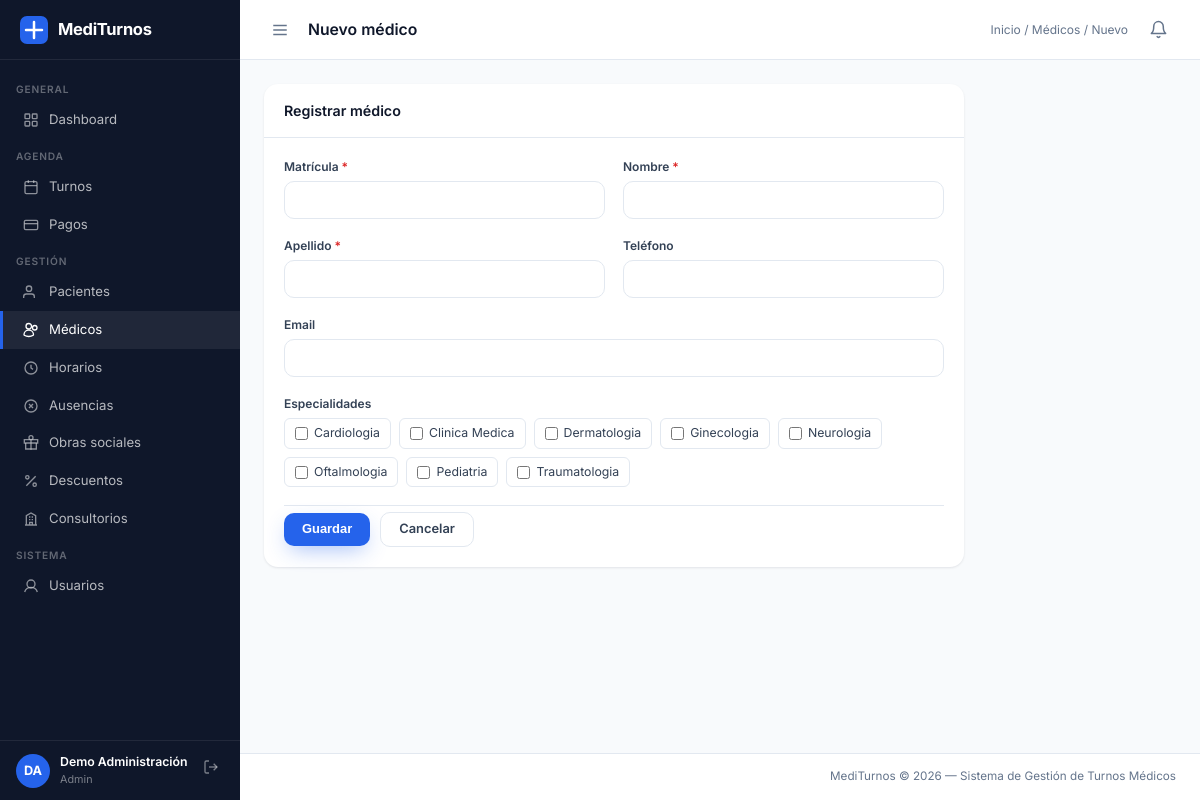
Screenshot of /sistema/controladores/ControladorMedico.php?accion=nuevo (signed in) with the database file from the repository.
### tables this page shows
CREATE TABLE `especialidad` (
  `id_especialidad` int(11) NOT NULL AUTO_INCREMENT,
  `nombre` varchar(100) NOT NULL,
  `duracion_turno_min` int(11) DEFAULT NULL,
  `precio_consulta` decimal(10,2) NOT NULL DEFAULT 5000.00,
  PRIMARY KEY (`id_especialidad`)
);

### sistema/modelos/Medico.php (called while the page is built, shortened)
<?php
class Medico
{
    private PDO $pdo;
    public function __construct(PDO $pdo)
    {
        $this->pdo = $pdo;
    }
    public function obtenerEspecialidades(): array
    {
        return $this->pdo->query(
            "SELECT id_especialidad, nombre FROM especialidad ORDER BY nombre"
        )->fetchAll();
    }
}

### sistema/vistas/medicos/nuevo.php (the view, shortened to what this page needs)
<?php
$breadcrumb   = '<a href="' . BASE_URL . 'dashboard.php">Inicio</a> / <a href="' . BASE_URL . 'sistema/controladores/ControladorMedico.php?accion=index">Médicos</a> / Nuevo';
require __DIR__ . '/../layouts/navbar.php';
?>
<div class="panel panel-sm">
    <div class="panel-header"><span class="panel-titulo">Registrar médico</span></div>
    <div class="panel-body">
        <form method="POST" action="<?= BASE_URL ?>sistema/controladores/ControladorMedico.php?accion=guardar" novalidate>
            <div class="form-grid mb-18">
                <div class="form-group">
                    <label>Matrícula <span class="req">*</span></label>
                    <input type="number" name="matricula" class="form-control" required
                        value="<?= htmlspecialchars($_POST['matricula'] ?? '') ?>">
                </div>
                <div class="form-group">
                    <label>Nombre <span class="req">*</span></label>
                    <input type="text" name="nombre" class="form-control" required maxlength="80"
                        value="<?= htmlspecialchars($_POST['nombre'] ?? '') ?>">
                </div>
                <div class="form-group">
                    <label>Apellido <span class="req">*</span></label>
                    <input type="text" name="apellido" class="form-control" required maxlength="80"
                        value="<?= htmlspecialchars($_POST['apellido'] ?? '') ?>">
                </div>
                <div class="form-group">
                    <label>Teléfono</label>
                    <input type="text" name="telefono" class="form-control" maxlength="30"
                        value="<?= htmlspecialchars($_POST['telefono'] ?? '') ?>">
                </div>
                <div class="form-group col-full">
                    <label>Email</label>
                    <input type="email" name="email" class="form-control" maxlength="120"
                        value="<?= htmlspecialchars($_POST['email'] ?? '') ?>">
                </div>
            </div>
            <div class="form-group mb-18">
                <label>Especialidades</label>
                <div class="checkbox-group">
                    <?php foreach($especialidades as $e): ?>
                    <label>
                        <input type="checkbox" name="especialidades[]" value="<?= $e['id_especialidad'] ?>"
                            <?= in_array($e['id_especialidad'], $_POST['especialidades'] ?? []) ? 'checked' : '' ?>>
                        <span><?= htmlspecialchars($e['nombre']) ?></span>
                    </label>
                    <?php endforeach; ?>
                </div>
            </div>
            <div class="form-acciones">
                <button type="submit" class="btn btn-primario">Guardar</button>
                <a href="<?= BASE_URL ?>sistema/controladores/ControladorMedico.php?accion=index" class="btn btn-secundario">Cancelar</a>
            </div>
        </form>
    </div>
</div>
<?php require __DIR__ . '/../layouts/footer.php'; ?>

### publico/css/estilos.css (style rules this page uses)
:root { --azul: #2563eb; --azul-osc: #1e3a8a; --azul-claro: #eff6ff; --azul-soft2: #dbeafe; --azul-vivo: #3b82f6; --verde: #16a34a; --verde-claro: #dcfce7; --rojo: #dc2626; --rojo-claro: #fee2e2; --amarillo: #d97706; --amarillo-claro: #fef3c7; --gris-osc: #0f172a; --gris-med: #334155; --gris: #64748b; --gris2: #94a3b8; --gris-claro: #f8fafc; --borde: #e2e8f0; --blanco: #ffffff; --sidebar-w: 240px; --header-h: 60px; --radio: 14px; --radio-sm: 10px; --sombra: 0 1px 3px rgba(15,23,42,.06), 0 1px 2px rgba(15,23,42,.04); --sombra-md: 0 10px 30px -8px rgba(15,23,42,.15); --sombra-lg: 0 24px 60px -16px rgba(15,23,42,.22); --azul-glow: 0 8px 22px -6px rgba(37,99,235,.45); }
*, *::before, *::after { box-sizing: border-box; margin: 0; padding: 0; }
html { font-size: 15px; }
body { font-family: 'Inter', system-ui, -apple-system, 'Segoe UI', sans-serif; background: var(--gris-claro); color: var(--gris-med); line-height: 1.5; -webkit-font-smoothing: antialiased; }
a { color: var(--azul); text-decoration: none; }
.topbar-breadcrumb a { color: var(--gris); }
.panel { background: var(--blanco); border-radius: var(--radio); box-shadow: var(--sombra); margin-bottom: 20px; }
.panel-header { padding: 16px 20px; border-bottom: 1px solid var(--borde); display: flex; align-items: center; justify-content: space-between; gap: 12px; flex-wrap: wrap; }
.panel-titulo { font-size: .95rem; font-weight: 600; color: var(--gris-osc); }
.panel-body { padding: 20px; }
.btn { display: inline-flex; align-items: center; justify-content: center; gap: 7px; padding: 10px 18px; border-radius: var(--radio-sm); font-size: .86rem; font-weight: 600; line-height: 1; cursor: pointer; border: none; white-space: nowrap; transition: background .15s, color .15s, transform .15s, box-shadow .15s, border-color .15s; }
.btn-primario { background: var(--azul); color: var(--blanco); box-shadow: var(--azul-glow); }
.btn-secundario { background: var(--blanco); color: var(--gris-med); border: 1.5px solid var(--borde); }
.form-grid { display: grid; grid-template-columns: repeat(auto-fit, minmax(220px, 1fr)); gap: 18px; }
.form-group { display: flex; flex-direction: column; gap: 5px; }
.form-group label { font-size: .8rem; font-weight: 600; color: var(--gris-med); }
.form-group label span.req { color: var(--rojo); }
.form-control { padding: 10px 13px; border: 1.5px solid var(--borde); border-radius: var(--radio-sm); font-size: .88rem; color: var(--gris-osc); font-family: inherit; background: var(--blanco); width: 100%; transition: border-color .2s, box-shadow .2s; outline: none; }
.form-control::placeholder { color: var(--gris); opacity: .75; }
.form-acciones { display: flex; gap: 10px; align-items: center; padding-top: 6px; border-top: 1px solid var(--borde); margin-top: 4px; }
.checkbox-group { display: flex; flex-wrap: wrap; gap: 8px; }
.checkbox-group label { display: flex; align-items: center; gap: 6px; padding: 5px 10px; border: 1px solid var(--borde); border-radius: 6px; cursor: pointer; font-size: .82rem; font-weight: normal !important; transition: background .15s, border-color .15s; }

### publico/css/utilidades.css (style rules this page uses)
.panel-sm { max-width: 700px; }
.mb-18 { margin-bottom: 18px; }
.col-full { grid-column: 1 / -1; }

### rows the page displays
especialidad: nombre "Cardiologia"
especialidad: nombre "Clinica Medica"
especialidad: nombre "Dermatologia"
especialidad: nombre "Ginecologia"
especialidad: nombre "Neurologia"
especialidad: nombre "Oftalmologia"
especialidad: nombre "Pediatria"
especialidad: nombre "Traumatologia"

### other values shown
$inicialesSesion "DA"
$usuarioSesion['nombre'] . ' ' . $usuarioSesion['apellido'] "Demo Administración"
$rolActual "Admin"
$paginaTitulo "Nuevo médico"
